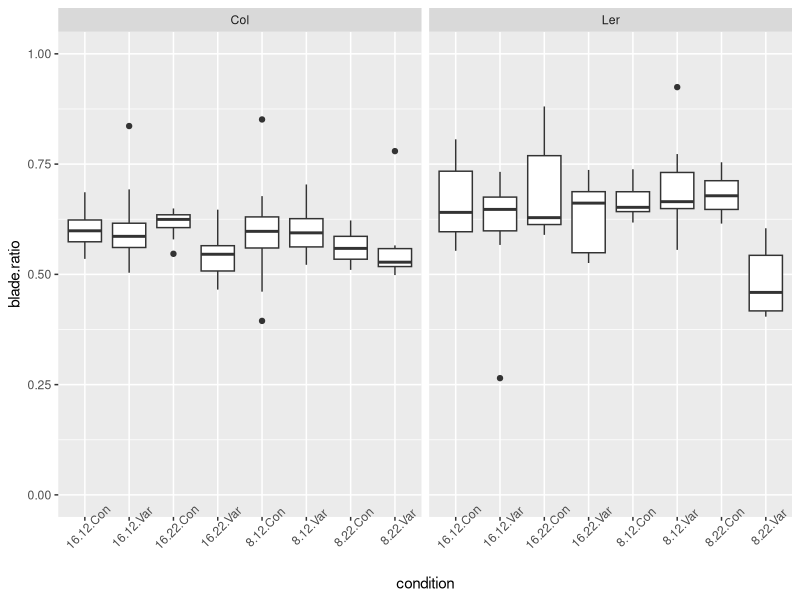
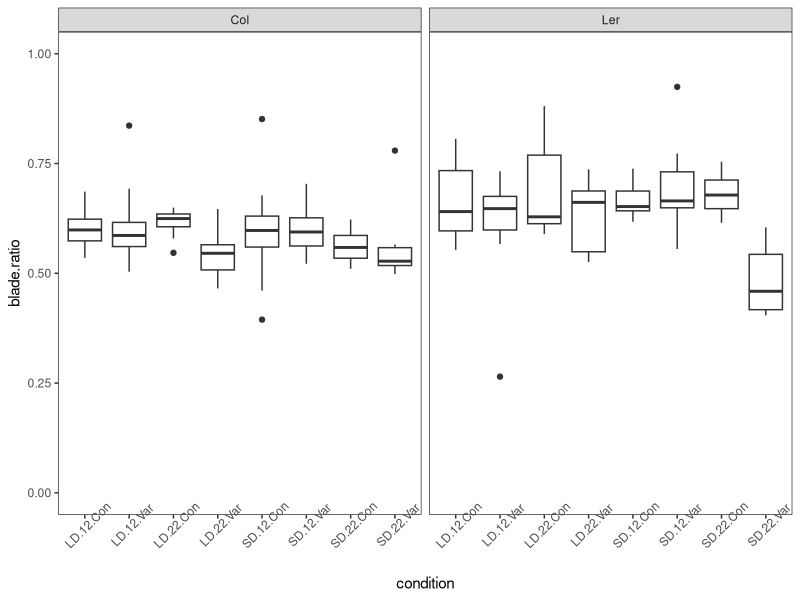
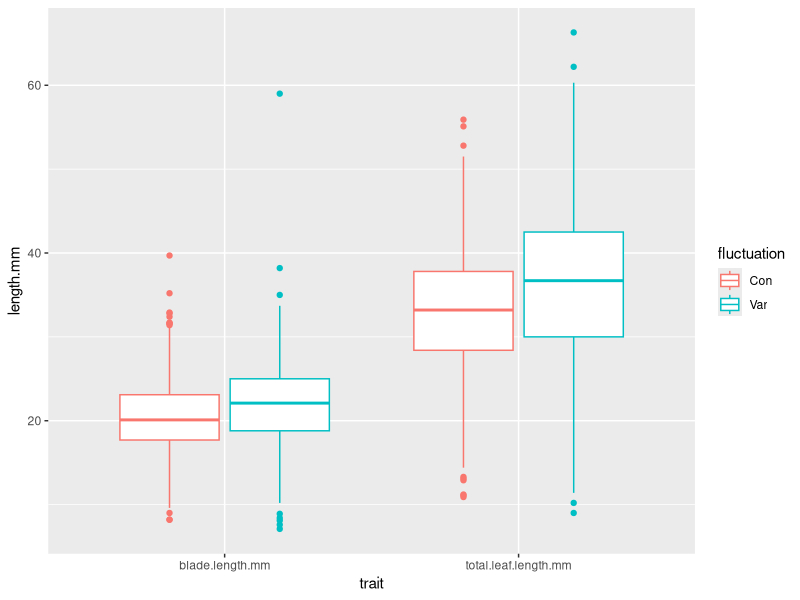
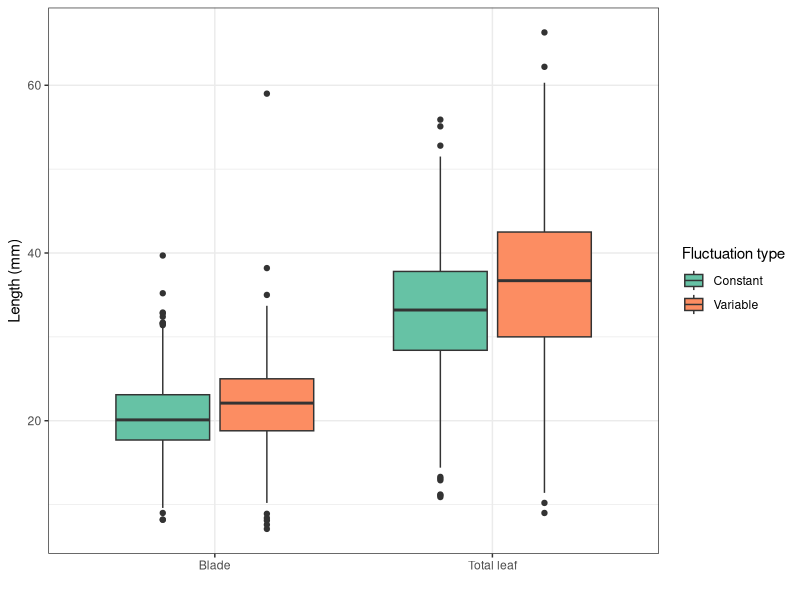

Generate these figures, in order, with R:
## ---- chunk 1
knitr::opts_chunk$set(echo = TRUE)
## ---- chunk 2

library(tidyverse)

expt1 <- read_tsv("../data/burghardt_et_al_2015_expt1.txt")
## ---- chunk 3

mutate(expt1, blade.ratio=blade.length.mm/total.leaf.length.mm)

## ---- chunk 4

mutate(expt1, blade.ratio=blade.length.mm/total.leaf.length.mm) %>% 
  unite("condition", day.length, temperature, fluctuation, sep=".") %>% 
  filter(background%in%c("Col","Ler")) %>% 
  ggplot(aes(x=condition, y=blade.ratio)) +
  geom_boxplot()+
  ylim(0,1) +
  facet_grid(.~background) +
  theme(axis.text.x=element_text(angle = 45))

## ---- chunk 5

mutate(expt1, blade.ratio=blade.length.mm/total.leaf.length.mm) %>% 
  mutate(LD.SD=str_replace(day.length, "16","LD"),
         LD.SD=str_replace(LD.SD, "8","SD")) %>% 
  unite("condition", LD.SD, temperature, fluctuation, sep=".") %>% 
  filter(background%in%c("Col","Ler")) %>% 
  ggplot(aes(x=condition, y=blade.ratio)) +
  geom_boxplot()+
  ylim(0,1) +
  facet_grid(.~background) +
  theme_bw() +
  theme(axis.text.x=element_text(angle = 45),
        panel.grid.major = element_blank(), 
        panel.grid.minor = element_blank())

## ---- chunk 6

gather(expt1, "trait", "length.mm", blade.length.mm, total.leaf.length.mm) %>% 
  ggplot(aes(x=trait, y=length.mm, color=fluctuation)) +
  geom_boxplot()

## ---- chunk 7

gather(expt1, "trait", "length.mm", blade.length.mm, total.leaf.length.mm) %>% 
  ggplot(aes(x=trait, y=length.mm, fill=fluctuation)) +
  geom_boxplot() +
  scale_fill_brewer(palette = "Set2", labels = c("Con"="Constant", "Var"="Variable"), 
                    name="Fluctuation type") +
  theme_bw() +
  scale_x_discrete(name="",labels=c("blade.length.mm"="Blade","total.leaf.length.mm"="Total leaf")) +
  ylab("Length (mm)")

